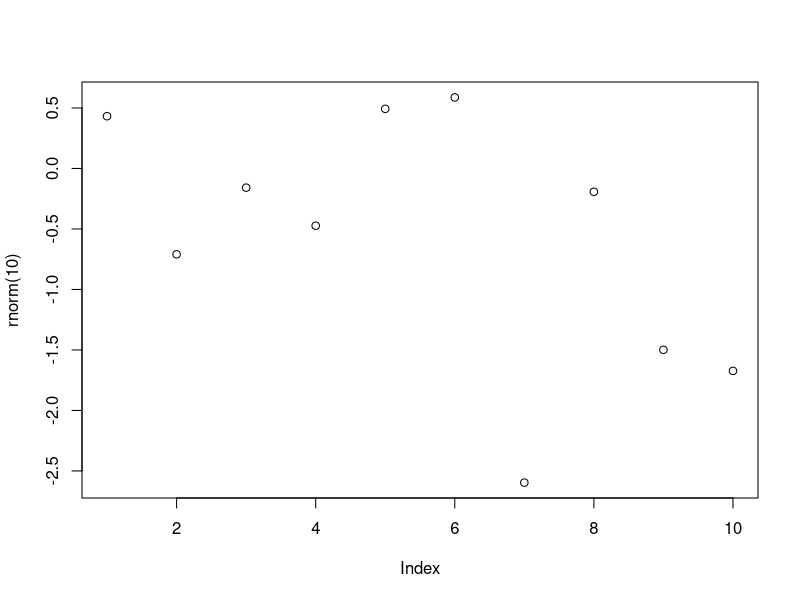

Source code (R): (Note: this script raises an error after producing the figure.)
install.packages("ISwR")
plot(rnorm(10))
rnorm(15)

# Calculating the BMI:
weight <- c(60, 72, 57, 90, 95, 72)
height <- c(1.75, 1.80, 1.65, 1.90, 1.74, 1.91)
bmi <- weight/height^2
bmi

# Calculating the mean of the weight:
xbar <- sum(weight)/length(weight)
xbar

# Calculating the SD (Standard Deviation) of the weight:
sd <- sqrt(sum((weight - xbar)^2)/(length(weight)-1))
sd

# Plotting the curve of Height x Weight:
mean(weight)
sd(weight)
plot(Height, Weight)

hh <- c(1.65, 1.70, 1.75, 1.80, 1.85, 1.90)
aprox.bmi <- lines(hh, 22.5 * hh^2)